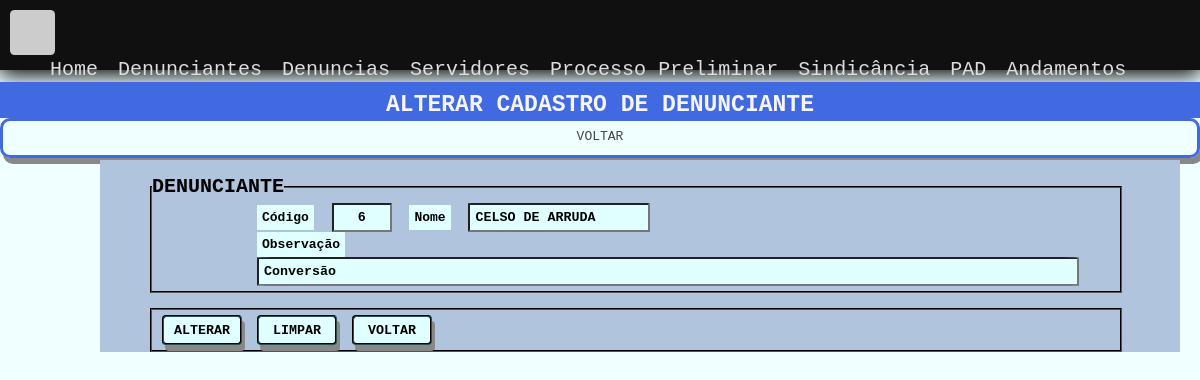
Page /denunciante/Editar/6 on the committed database.
### tables this page shows
CREATE TABLE `denunciante` (
  `id_denunciante` int(11) NOT NULL,
  `nome_denunciante` varchar(80) NOT NULL,
  `observacaoDenunciante` varchar(150) DEFAULT NULL
);

### app/core/Controller.php (called while the page is built, shortened)
<?php
class Controller{
     public function load($viewName, $viewData=array(),  $viewData2 = ""){
        extract($viewData);
        include "app/views/" . $viewName .".php";
   }
}

### app/controllers/DenuncianteController.php (called while the page is built, shortened)
<?php
class DenuncianteController extends Controller{
   public function Editar($id_denunciante){
        $denunciantes = new Denunciante_Model();
        $dados["denunciante"] = $denunciantes->getDenunciante($id_denunciante);
        $dados["view"] = "denunciante/Editar";
        $this->load("template", $dados);
   }
}

### app/core/Core.php (called while the page is built, shortened)
<?php
class Core{
    private $controller;
    private $metodo;
    private $parametros = array();
    public function run(){
       $c = new $controllerCorrente;
       call_user_func_array(array($c, $this->getMetodo()), $this->getParametros());
    }
    public function verificaUri(){
        $url =explode("index.php", $_SERVER["PHP_SELF"]);
        $url = end($url);
        if($url!=""){
            $url = explode('/', $url);
            array_shift($url);
            $this->controller = ucfirst($url[0]) ."Controller";
            array_shift($url);
            if(isset($url[0])){
                $this->metodo = $url[0];
                array_shift($url);
            }
            if(isset($url[0])){
                $this->parametros= array_filter($url);
            }
        }else{
            $this->controller = ucfirst(CONTROLLER_PADRAO) ."Controller";
        }
    }
    public function getMetodo() {
        if(method_exists(NAMESPACE_CONTROLLER .$this->controller, $this->metodo)){
            return $this->metodo;
        }
        return METODO_PADRAO;
    }
    public function getParametros() {
        return $this->parametros;
    }
}

### index.php (called while the page is built, shortened)
<?php
require 'app/core/Core.php';
$core = new Core;
$core->run();

### app/core/Model.php (called while the page is built, shortened)
<?php
abstract class Model{
    public function __construct() {
        $this->db = new \PDO("mysql:dbname=".BANCO.";host=".SERVIDOR,USUARIO,SENHA);
    }
}

### app/models/Denunciante_Model.php (called while the page is built, shortened)
<?php
class Denunciante_Model  extends Model{
    public function  getDenunciante($id_denunciante){
        $ret = array();
        $sql = "SELECT * FROM denunciante WHERE id_denunciante = :id";
        $sql = $this->db->prepare($sql);
        $sql->bindValue(":id", $id_denunciante);
        $sql->execute();
        if($sql->rowCount() > 0){
            $ret = $sql->fetch(\PDO::FETCH_OBJ);
        }
        return $ret;
    }
}

### app/views/denunciante/Editar.php (the view, shortened to what this page needs)
<div class="base-home">
	<h1 class="titulo-pagina">Alterar cadastro de denunciante</h1>
</div>
			<div class="btn-inc">
			</div>
  <form action="<?php echo URL_BASE ."denunciante/Salvar" ?>" method="POST">
<fieldset>
  <legend><h4>denunciante</h4></legend>
	<div class="centraliza">
	   <label>código</label>
		<input id="txt_id" name="txt_id" value="<?php echo $denunciante->id_denunciante ?>" readonly>
		<label>nome</label>
			<input name="txt_nome" value="<?php echo $denunciante->nome_denunciante ?>" type="text" autofocus>
			<div>
				<label>observação</label>
				<input name="txt_observacao" type="text" size="100" cols="40" rows="2" value="<?php echo $denunciante->observacaoDenunciante ?>" >
			</div>
			</div>
		</fieldset>
		<fieldset>
			<input type="submit" value="Alterar" class="btn">
			<input type="reset" name="Reset" id="button" value="Limpar" class="btn">
			<input name="Voltar" onclick="history.back()" type="submit" value="Voltar" class="btn">
			<br/><br/>
		</fieldset>
	</form>

### assets/css/styleEstudo.css (style rules this page uses)
* { margin:0; padding:0; box-sizing:border-box; justify-content:left; -webkit-box-sizing:border-box; -moz-box-sizing:border-box; -o-box-sizing:border-box; -ms-box-sizing:border-box; vertical-align:middle; font-family:monospace; }
html { height:100%; width: 100%; background:#ddd url(../img/fundo.png) fixed no-repeat center; background-size:100%; }
h1, h2, h3, h4, h5 { margin:0; padding:0; text-transform:uppercase; font-weight:inherit; }
input,textarea, select { background:#EEEEEE; text-transform: uppercase; }
body { width: 100%; height: 100%; background-color:azure; }
h1 { color: #ffff; text-align: center; margin-top: 20px; }
.container div { flex: 1 1 800px; }
.base-home { background-color:royalblue; width: 100%; height: 5%; margin-top: 1%; }
form { background-color:lightsteelblue; width: 90%; position: absolute; top:20%; left: 100px; }
label, input { border-radius: 2%; background-color:lightcyan; margin: 5px; padding: 5px; font-weight: bold; text-transform: capitalize; }
#txt_id { width: 60px; text-align: center; }
input[type="text"] { text-align: left; }
fieldset { border-color:black; margin-left: 50px; margin-top: 15px; width: 90%; }
legend { color:black; font-size: 20px; font-family: 'Courier New', Courier, monospace; font-weight: bold; }
.centraliza { margin-left: 100px; }
.titulo-pagina { font-weight: bolder; font-size: 23px; color:whitesmoke; width: 100%; text-align: center; margin-left: 0px; margin-top: 10px; }
.btn { width: 80px; height: 30px; margin-left: 10px; margin-top: 5px; border-radius: 4px; border-color:darkslategray; border-style:groove; text-align: center; box-shadow: 3px 6px #888888; text-transform: uppercase; float: left; }
.btn-inc { width: 100px; height: 40px; float: left; color: black; border-radius: 10px; border-color:royalblue; border-style: solid; padding-top: 8px; text-align: center; box-shadow: 3px 6px #888888; text-transform: uppercase; }

### rows in the picture
denunciante: txt_id "6", txt_nome "CELSO DE ARRUDA", txt_observacao "conversão"
